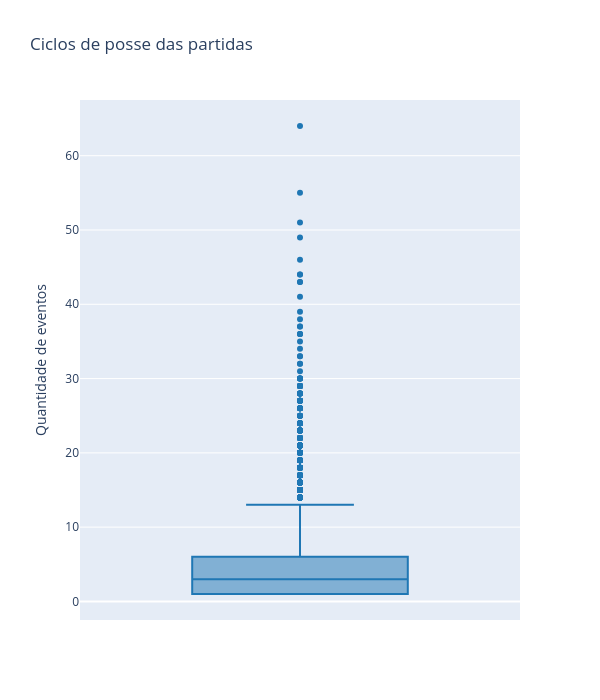

Write notebook code for a chart like this one.
### Code cell
df_possession_agg_pd = df_possession_agg.toPandas()

print(df_possession_agg_pd['qtd_eventos'].describe())

fig = go.Figure()

#cores = ['#1f77b4', '#ff7f0e', '#2ca02c', '#d62728', '#9467bd']

fig.add_trace(
    go.Box(
        y=df_possession_agg_pd['qtd_eventos'],
        name='',
        marker_color='#1f77b4',
        text=df_possession_agg_pd['possession_id'],
        hovertemplate='%{text}<br>Quantidade de eventos: %{y}<extra></extra>',
        #legendgroup=freq,
        #showlegend=True
    )
)

fig.update_layout(
    title=f'Ciclos de posse das partidas',
    height=700,
    width=600
)

fig.update_yaxes(title_text='Quantidade de eventos')
fig.show()

### Figure 1 — Plotly figure (JSON) as saved in the notebook; plotly's stock layout.template omitted (floating-point values rounded to 4 significant figures; data arrays with more than 128 entries replaced by an {"elided": "..."} marker saying what was removed)
{"data": [{"hovertemplate": "%{text}<br>Quantidade de eventos: %{y}<extra></extra>", "marker": {"color": "#1f77b4"}, "name": "", "text": {"elided": "5784 float values"}, "type": "box", "y": {"elided": "5784 int values"}}], "layout": {"height": 700, "title": {"text": "Ciclos de posse das partidas"}, "width": 600, "yaxis": {"title": {"text": "Quantidade de eventos"}}}}
